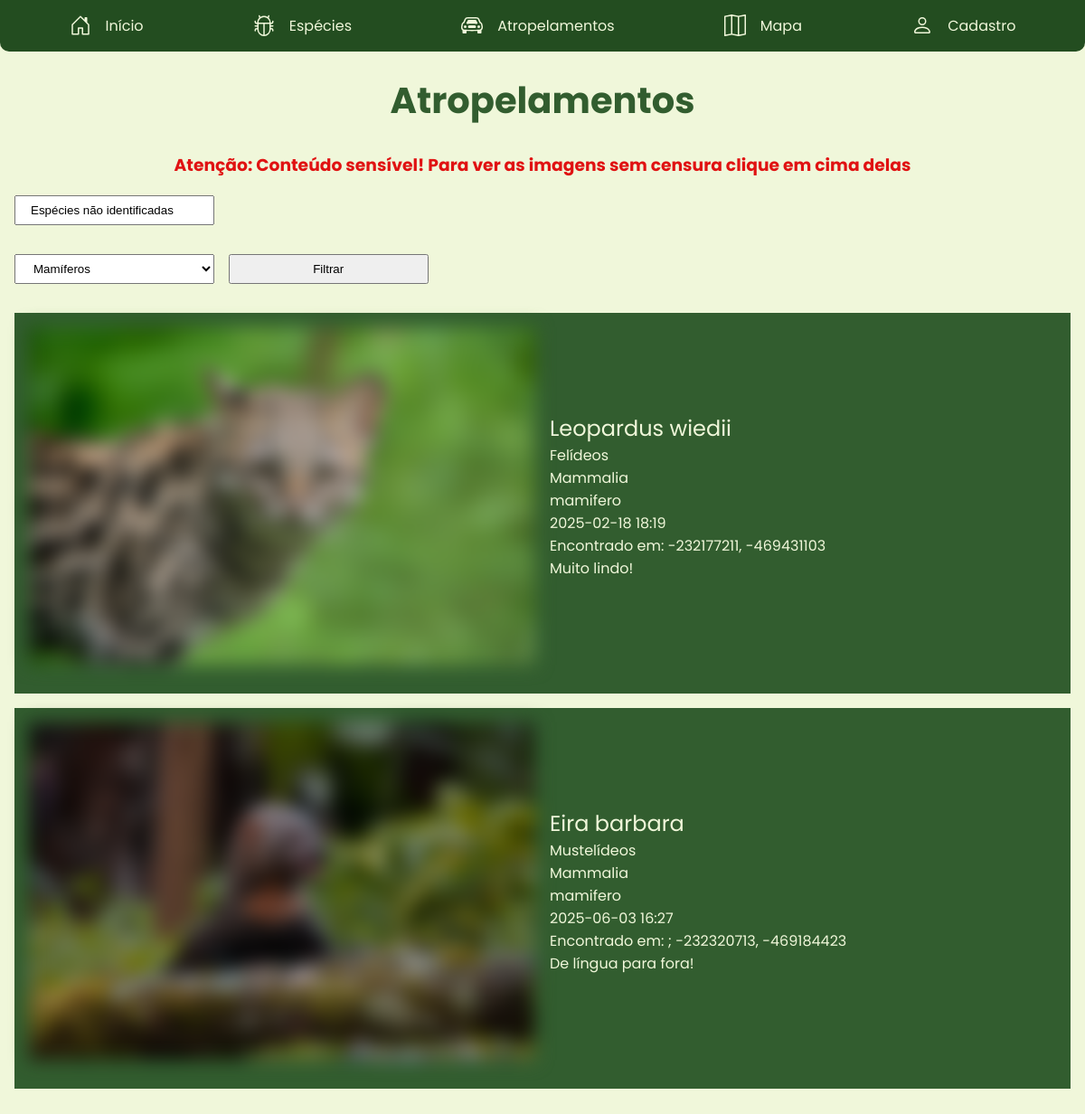
/pages/atropelamentos/atropelamentos.php, run on an earlier commit of the app's database.
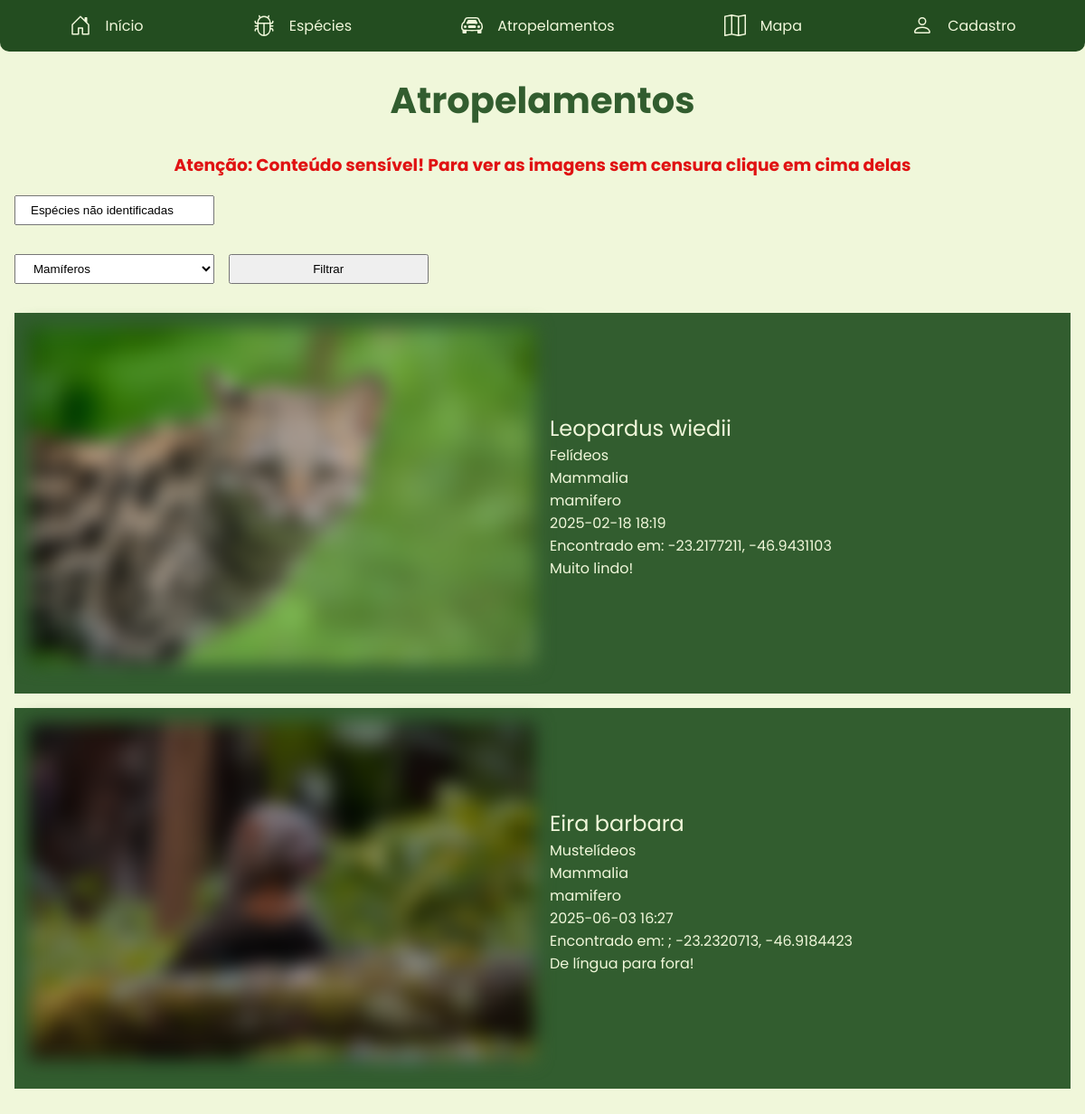
And on a later commit of the database.
### tables this page shows
CREATE TABLE `atropelamentos` (
  `id_at` int NOT NULL,
  `usuario` varchar(1000) NOT NULL,
  `especie` varchar(500) NOT NULL,
  `familia` varchar(500) NOT NULL,
  `classe` varchar(500) NOT NULL,
  `endereco` varchar(500) NOT NULL,
  `latitude` double NOT NULL,
  `longitude` double NOT NULL,
  `descricao` text NOT NULL,
  `data` text NOT NULL,
  `hora` text NOT NULL,
  `foto` varchar(100) NOT NULL,
  `classificacao` varchar(1000) NOT NULL,
  `tipo` varchar(1000) NOT NULL
);

### pages/atropelamentos/atropelamentos.php (the view, shortened to what this page needs)
<?php
    $conexao = mysqli_connect("localhost", "root", "Fukuoka23.", "ayuru") or die("Falha na conexão");
    $tabela =  mysqli_query($conexao, "SELECT * FROM atropelamentos");
?>
<!DOCTYPE html>
<html lang="pt-br">
<head>
    <link rel="stylesheet" href="../../style.css">
</head>
<body>
    <nav>
        <div class="nav-pagina">
            <a href="../inicio.html">
                <span class="icons">Início</span>
            </a>
        </div>
        <div class="nav-pagina">
            <a href="../especies/especies.html">
                <span class="icons">Espécies</span>
            </a>
        </div>
        <div class="nav-pagina">
            <a href="atropelamentos.php">
                <span class="icons">Atropelamentos</span>
            </a>
        </div>
        <div class="nav-pagina">
            <a href="../mapa.php">
                <span class="icons">Mapa</span>
            </a>
        </div>
        <div class="nav-pagina">
            <a href="../cadastro.php">
                <span class="icons">Cadastro</span>
            </a>
        </div>
    </nav>
    <main>
        <h1>Atropelamentos</h1>
        <h3>Atenção: Conteúdo sensível! Para ver as imagens sem censura clique em cima delas</h3>
        <div class="filtro">
            <form id="nid" action="atropelamentos.php" method="post">
                <input value="Espécies não identificadas" type="text" name="nid" onclick="document.getElementById('nid').submit()" readonly/>
            </form>
            <form action="atropelamentos.php" method="post">
                <select name="clas" id="clas">
                    <option value="mamifero">Mamíferos</option>
                </select>
                <input type="submit" value="Filtrar" style="padding: 7px 16px; margin-bottom: 1rem;">
            </form>
        </div>
        <?php
            while ($linha = mysqli_fetch_array($tabela, MYSQLI_ASSOC)) {
                $id = $linha["id_at"];
        ?>
            <div class="post">
                <img id="foto<?php echo $id?>" src="<?php echo "../../images/".$linha["foto"];?>" style="filter: blur(10px);"
                    onclick="document.getElementById('foto<?php echo $id?>').style.filter = 'blur(0px)'"
                >
                <div>
                    <p class="esp"><?php echo $linha["especie"];?></p>
                    <p><?php echo $linha["familia"];?></p>
                    <p><?php echo $linha["classe"];?></p>
                    <p><?php echo $linha["classificacao"];?></p>
                    <p><?php echo $linha["data"]." ".$linha["hora"]?></p>
                    <p>Encontrado em: <?php if ($linha["endereco"] != "Não possui") echo $linha["endereco"]."; ".$linha["latitude"]. ", ".$linha["longitude"]; else echo $linha["latitude"].", ".$linha["longitude"];?></p>
                    <p><?php echo $linha["descricao"];?></p>
                </div>
            </div>
        <?php
            }
        ?>
    </main>
</body>
</html>

### style.css (style rules this page uses)
* { transition: all .5s ease; }
body, html { background-color: #F0F7DA; margin: 0; padding: 0; font-family: "Poppins", sans-serif; }
.icons { display: none; }
nav { padding: 1rem; background-color: #234D20; display: flex; justify-content: space-around; border-radius: 0 0 10px 10px; }
.nav-pagina { display: flex; flex-direction: row; }
.nav-pagina a { display: flex; flex-direction: row; gap: 1rem; color: #F0F7DA; text-decoration: none; }
.nav-pagina svg { height: 24px; width: 24px; color: #F0F7DA; display: flex; }
main { padding: 1rem; }
h1 { font-size: 40px; text-align: center; margin-top: .5rem; color: #325D2F; }
.filtro form { padding: 0; margin-bottom: 1rem; display: grid; grid-template-columns: 1fr 1fr; }
.filtro form input { padding: 7px 16px; margin-bottom: 1rem; }
.filtro form select { padding: 7px 16px; margin-bottom: 1rem; }
.post { background-color: #325D2F; padding: 1rem; color: #F0F7DA; margin-bottom: 1rem; }
.post img { width: 100%; }
.post .esp { font-size: 1.5rem; margin: 0; }
.post p { margin: 0; }
h3 { text-align: center; color: #e01212; }
form { display: flex; flex-direction: column; gap: 1rem; padding: 3rem; }
@media (min-width: 1024px) { .icons { display: flex; } }
@media (min-width: 1024px) { .post { display: grid; grid-template-columns: 1fr 1fr; gap: 1rem; } }
@media (min-width: 1024px) { .post div { position: relative; margin: auto 0; } }
@media (min-width: 1024px) { .filtro form { grid-template-columns: 1fr 1fr 1fr 1fr 1fr; } }

What changed in the data, as far as the page shows it:
changed atropelamentos "Leopardus wiedii": latitude "-232177211" → "-23.2177211"; longitude "-469431103" → "-46.9431103"
changed atropelamentos "Eira barbara": latitude "-232320713" → "-23.2320713"; longitude "-469184423" → "-46.9184423"
